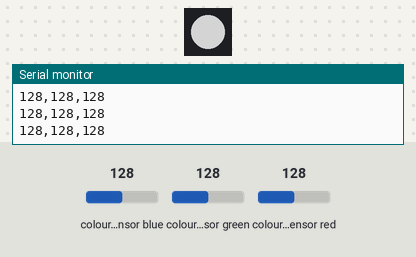
A sketch run on a simulated Arduino Uno, built with avr-gcc and run on an emulated ATmega328P. On the bench: 1 RGB LEDs in strip order, left to right, the last lines printed to the serial monitor. The inputs (shaded band) are chosen by the test bench; at power-on: colour sensor blue 128, colour sensor green 128, colour sensor red 128. Dim RGB values are drawn brighter than linear.

Above: at 1.2 s.
1.3 s: colour sensor blue set to 191
At 2.0 s:
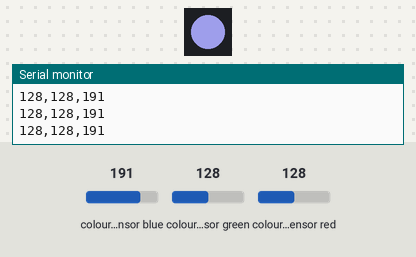
2.8 s: colour sensor green set to 64
At 4.0 s:
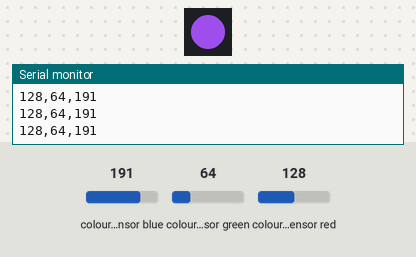
4.3 s: colour sensor red set to 5
At 5.4 s:
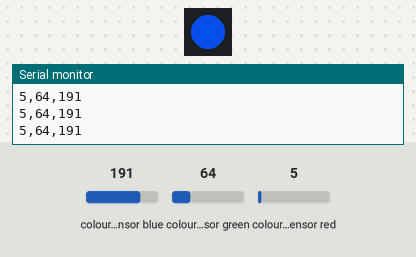
5.8 s: colour sensor blue set to 5
At 6.6 s:
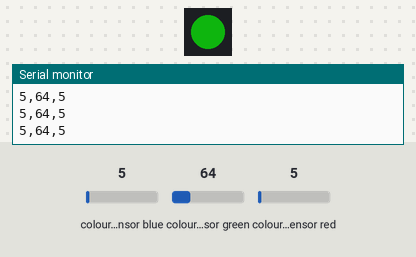
7.3 s: colour sensor red set to 64
At 7.9 s:
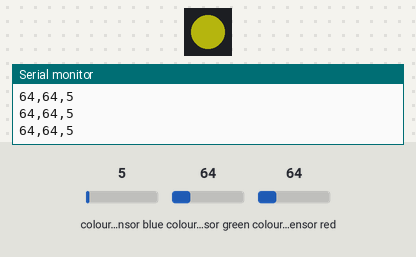
8.8 s: colour sensor green set to 5
At 9.9 s:
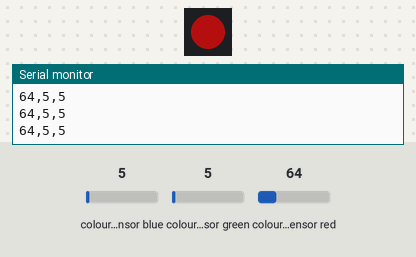
Timing chart, 0 to 11.3 s (numbered marks = the images above; inputs shaded):
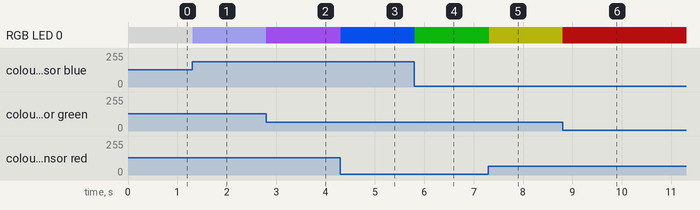

The sketch:

Useless_Lamp.ino
```cpp
#include <Adafruit_NeoPixel.h>              // 네오픽셀 라이브러리를 불러옵니다.
#include <MD_TCS230.h>
#include <FreqCount.h>

#define PIN 0                                   // 디지털핀 어디에 연결했는지 입력
#define LEDNUM 1                                // 연결된 네오픽셀의 숫자입력
#define  S2_OUT  12
#define  S3_OUT  11
#define  LED     13

Adafruit_NeoPixel strip1 = Adafruit_NeoPixel(LEDNUM, 4, NEO_GRB + NEO_KHZ800);
MD_TCS230 CS(S2_OUT, S3_OUT, /* S0_OUT, S1_OUT, */ LED);
sensorData sdBlack = { 120, 70, 80 };
sensorData sdWhite = { 4110, 3270, 3290 };
colorData rgb;

void setup() {


  Serial.begin(115200);

  // 컬러 센서 초기화: begin() 함수를 이용하여 초기화를 하고,
  // 영점 조정을 위한 검정색과 흰색 값을 설정합니다
  CS.begin();
  CS.setDarkCal(&sdBlack);
  CS.setWhiteCal(&sdWhite);
  strip1.begin();
}

void loop() {
  CS.read();

  // 읽어들일 데이터가 준비될 때까지 기다립니다
  while(!CS.available()) ;

  // RGB 데이터 값을 읽어 들입니다
  CS.getRGB(&rgb);

  // 쉼표로 분리된 값으로 출력합니다

  Serial.print(rgb.value[TCS230_RGB_R]);
  Serial.print(",");
  Serial.print(rgb.value[TCS230_RGB_G]);
  Serial.print(",");
  Serial.println(rgb.value[TCS230_RGB_B]);

  // 잠시 기다렸다가 다시 시작합니다
strip1.setPixelColor(0,rgb.value[TCS230_RGB_R],rgb.value[TCS230_RGB_G],rgb.value[TCS230_RGB_B]);
strip1.show();
delay(1);
}
```

Measured:
- after the input at 1.3 s, RGB LED 0: RGB(128, 128, 128) → RGB(128, 128, 191) at once
- after the input at 2.8 s, RGB LED 0: RGB(128, 128, 191) → RGB(128, 64, 191) at once
- after the input at 4.3 s, RGB LED 0: RGB(128, 64, 191) → RGB(5, 64, 191) at once
- after the input at 5.8 s, RGB LED 0: RGB(5, 64, 191) → RGB(5, 64, 5) at once
- after the input at 7.3 s, RGB LED 0: RGB(5, 64, 5) → RGB(64, 64, 5) at once
- after the input at 8.8 s, RGB LED 0: RGB(64, 64, 5) → RGB(64, 5, 5) at once
